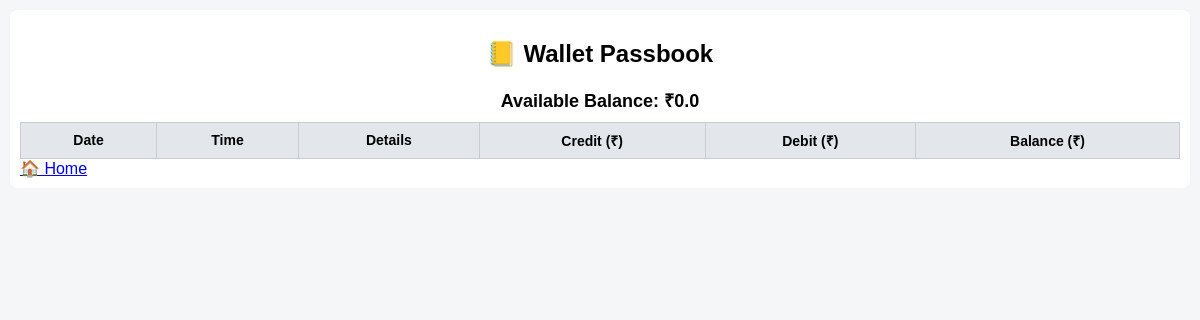
Page /passbook (signed in) on the earlier database version.
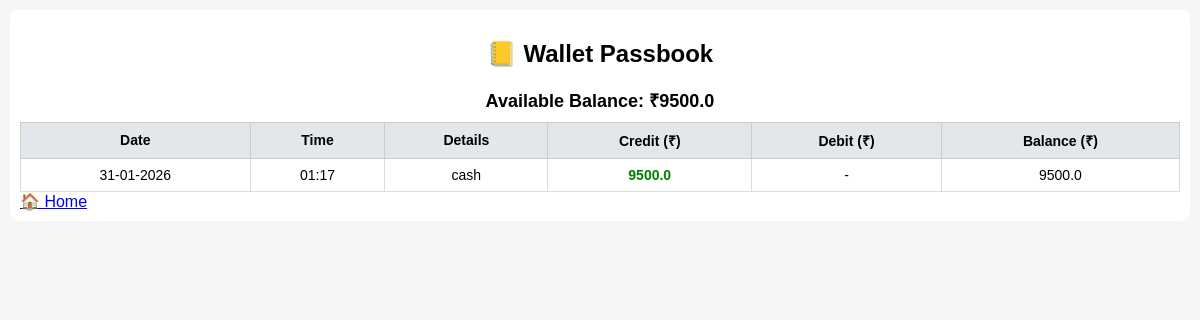
Same page on the later database version.
### tables this page shows
CREATE TABLE transactions (
        id INTEGER PRIMARY KEY AUTOINCREMENT,
        user_id INTEGER,
        date TEXT,
        type TEXT,
        note TEXT,
        amount REAL,
        balance REAL,
        FOREIGN KEY(user_id) REFERENCES users(id)
    );

### app.py (the view)
@app.route("/passbook")
def passbook():
    if "user_id" not in session:
        return redirect("/login")
    wallet = Wallet(session["user_id"])
    return render_template(
        "passbook.html",
        transactions=wallet.get_transactions(),
        balance=wallet.balance
    )

### database.py (called while the page is built)
def get_connection():
    return sqlite3.connect(DB_NAME)

### wallet.py (called while the page is built)
    def _load_balance(self):
        conn = get_connection()
        cur = conn.cursor()
        cur.execute("""
            SELECT balance FROM transactions
            WHERE user_id=?
            ORDER BY id DESC
            LIMIT 1
        """, (self.user_id,))
        row = cur.fetchone()
        self.balance = float(row[0]) if row else 0.0
        conn.close()

    def get_transactions(self):
        conn = get_connection()
        cur = conn.cursor()
        cur.execute("""
            SELECT date, type, note, amount, balance
            FROM transactions
            WHERE user_id=?
            ORDER BY id DESC
        """, (self.user_id,))
        rows = cur.fetchall()
        conn.close()
        return [
            {
                "date": datetime.strptime(r[0], "%Y-%m-%d %H:%M"),
                "type": r[1],
                "note": r[2],
                "amount": r[3],
                "balance": r[4]
            }
            for r in rows
        ]

### templates/passbook.html (shortened to what this page needs)
<!DOCTYPE html>
<html>
<head>
</head>
<body>
<div class="container">
    <h2>📒 Wallet Passbook</h2>
    <div class="balance">Available Balance: ₹{{ balance }}</div>
    <table>
        <tr>
            <th>Date</th>
            <th>Time</th>
            <th>Details</th>
            <th>Credit (₹)</th>
            <th>Debit (₹)</th>
            <th>Balance (₹)</th>
        </tr>
        {% for t in transactions %}
        <tr>
            <td>{{ t.date.strftime("%d-%m-%Y") }}</td>
            <td>{{ t.date.strftime("%H:%M") }}</td>
            <td>{{ t.note }}</td>
            {% if t.type == "ADD" %}
                <td class="credit">{{ t.amount }}</td>
                <td>-</td>
            {% else %}
                <td>-</td>
                <td class="debit">{{ t.amount }}</td>
            {% endif %}
            <td>{{ t.balance }}</td>
        </tr>
        {% endfor %}
    </table>
    <a href="/" class="home-btn">🏠 Home</a>
</div>
</body>
</html>

### templates/passbook.html (style rules this page uses)
body { font-family: Arial, sans-serif; background: #f4f6f8; margin: 0; padding: 10px; }
.container { max-width: 100%; background: white; padding: 10px; border-radius: 8px; }
h2 { text-align: center; }
.balance { text-align: center; font-size: 18px; margin-bottom: 10px; font-weight: bold; }
table { width: 100%; border-collapse: collapse; font-size: 14px; }
th { background: #e3e7eb; padding: 8px; border: 1px solid #ccc; }
td { padding: 8px; border: 1px solid #ddd; text-align: center; }
.credit { color: green; font-weight: bold; }

Differences in the rows shown:
added transactions: balance "9500.0", date "31-01-2026", date "01:17", note "cash", amount "9500.0"
Other differences:
{{ balance }}: "0.0" → (not shown)
